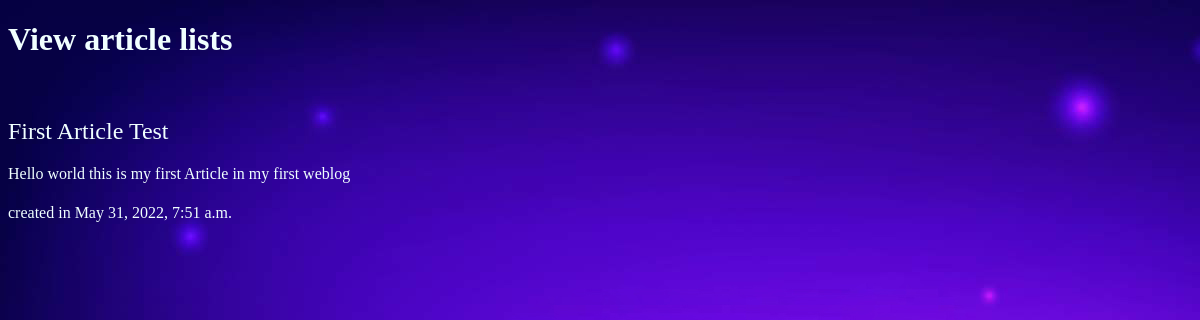
/articles/First_Article, run on an earlier commit of the app's database.
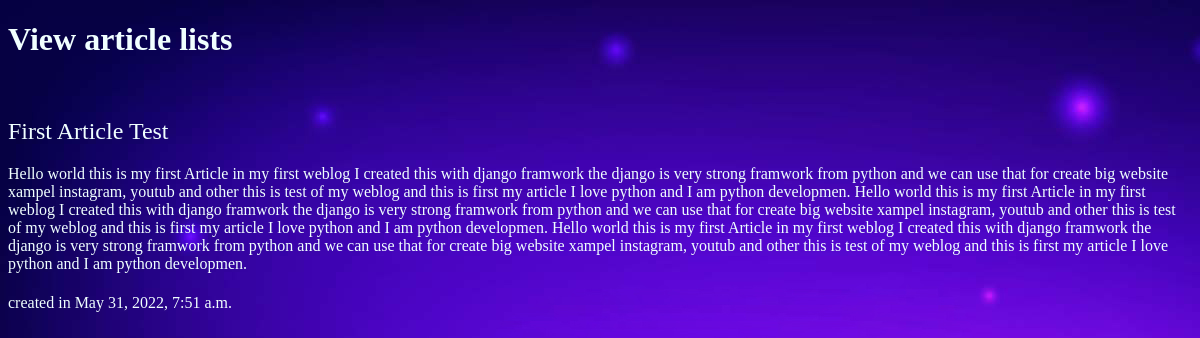
And on a later commit of the database.
### articles/models.py (models this page shows, shortened)
class Article(models.Model):
    title = models.CharField(max_length=100)
    slug = models.SlugField()
    body = models.TextField()
    date = models.DateTimeField(auto_now_add=True)
    image = models.ImageField(default='default.jpg', blank=True)

### articles/views.py (the view)
# urls.py: path('<slug>', views.articles_detail, name="detail"),
def articles_detail(request, slug):
    article = models.Article.objects.get(slug=slug)
    return render(request, 'articles/article_detail.html', {'article': article})

### articles/templates/articles/article_detail.html (shortened to what this page needs)
{% extends 'base.html' %}
{% block Articlelists %}
    View article lists
{% endblock %}
{% block content %}
    <div class="article-detail">
    <div class="article">
        <h2>{{ article.title }}</h2>
        <p>{{ article.body }}</p>
        <h4>created in {{ article.date }}</h4>
    </div>
    </div>
{% endblock %}

What changed in the data, as far as the page shows it:
changed Article "First Article Test": body "Hello world this is my first Article in my first weblog" → "…in my first weblog I created this with django framwork the django is very strong framwork from python and we can use that for create big website xampel instagram, youtub and other this is test of my weblog and this is first my article I love python and I am python developmen. Hello world this is my first Article in my first weblog I created this with django framwork the django is very strong framwork from python and we can use that for create big website xampel instagram, youtub and other this is test of my weblog and this is first my article I love python and I am python developmen. Hello world this is my first Article in my first weblog I created this with django framwork the django is…"
